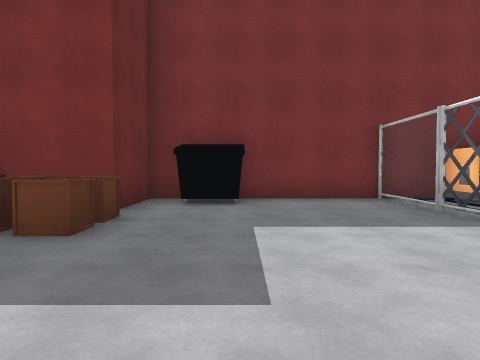
[1] (above)

15 first-person views from a walk through a 3-D level made in the Unity game engine. The camera is 1.2 m above the floor, tilts 2° down and sees 70° across. The floor is counted in squares, 2 m on a side. Each view is taken from the middle of a square. On the plan, view 1 faces up. The plan holds only what a view shows up to about 10 squares ahead; the rest is blank. The place goes on beyond the plan. The player is left out. Door leaves are left out, so doorways stand open. Some surface patterns are stand-ins.

[2]
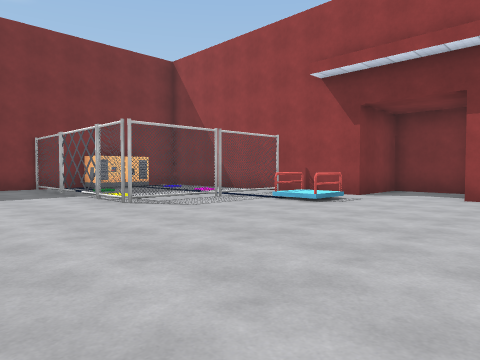

[3]
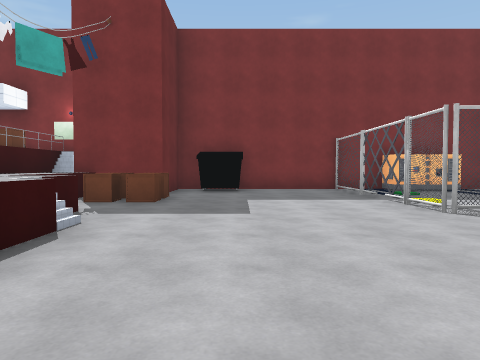

[4]
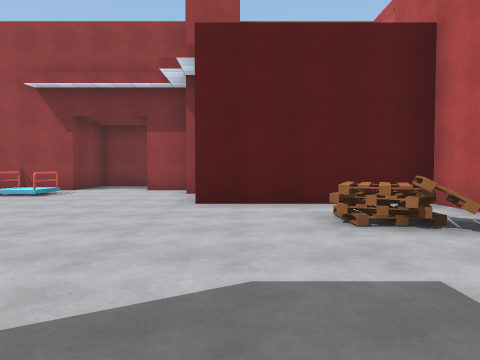

[5]
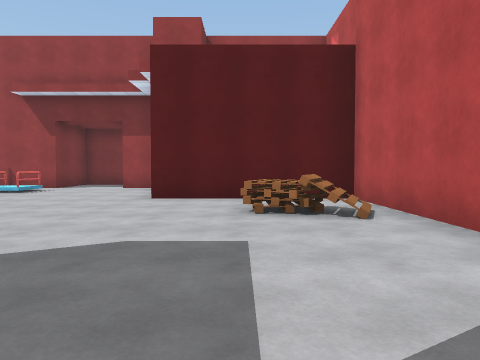

[6]
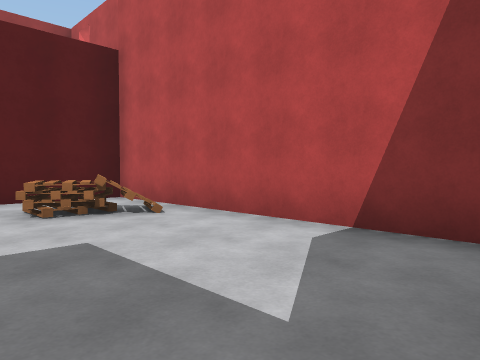

[7]
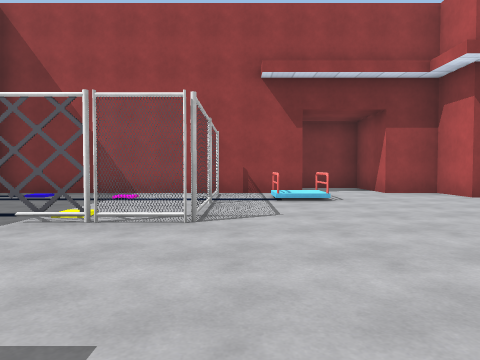

[8]
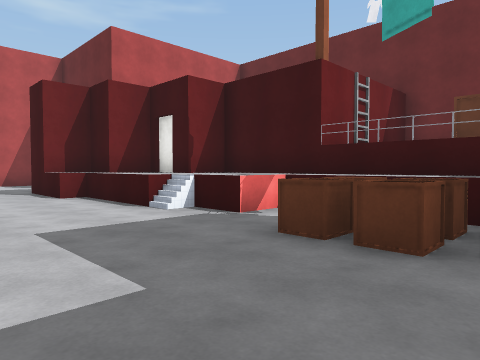

[9]
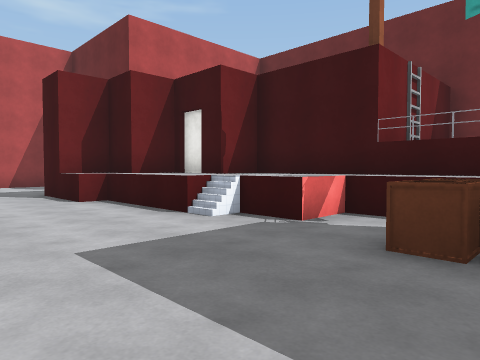

[10]
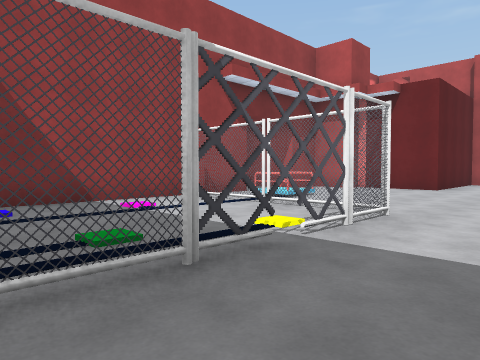

[11]
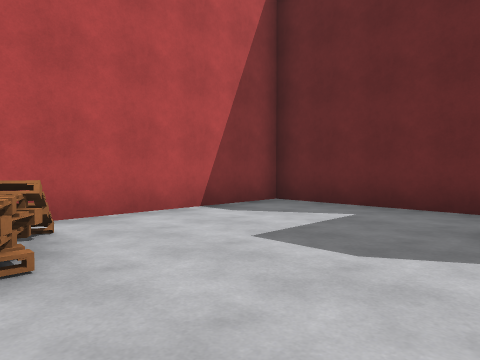

[12]
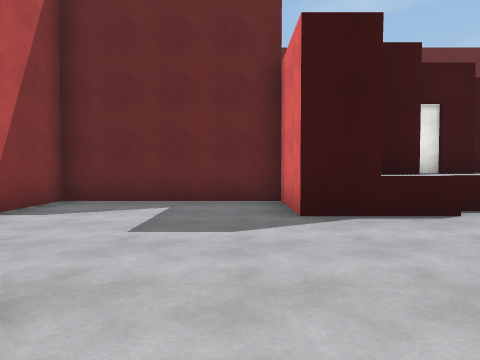

[13]
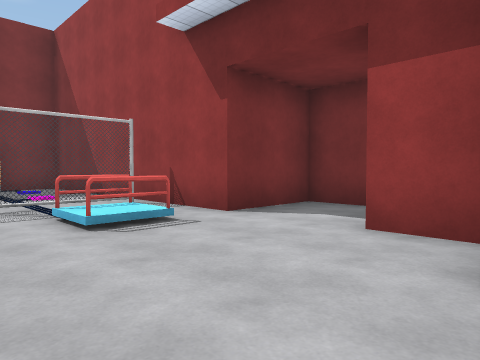

[14]
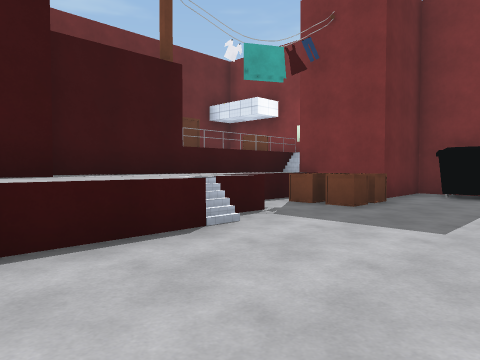

[15]
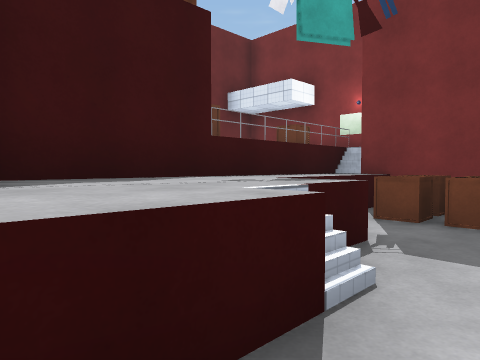

### Floor plan
Key: @ floor where view 1 was taken; # wall or solid block; . main floor; : floor 1 m higher than the main floor; ^ raised ledge; B bin; G generator; F fence; T thing the floor can be seen under or through; E elevator; A box; P pallet; O other object.
Columns run from 6 left of view 1 to 10 right of it. Each row starts with its distance up from view 1.
  7     ##########
  6 ##  #BB..#GGG#
  5 AAO##....#...#
  4   O.^....F...#
  3   O.^....F...#
  2  #O......TTTT#
  1  ##:........T##
  0   #::.@.....E.###
 -1   ##:.......E...#
 -2    ##...........#
 -3    ##.........###
 -4   ###.......###
 -5   #.......###
 -6   #.....P.#
 -7   #....PP.#
 -8   #.......#
 -9   #########

Positions as (right, up) in squares from view 1, and headings:
1: (0, 0), facing up
2: (0, -4), facing up-right
3: (0, -3), facing up
4: (-2, -5), facing right
5: (-3, -6), facing right
6: (-3, -5), facing down-right
7: (-1, 1), facing right
8: (1, 5), facing down-left
9: (1, 4), facing down-left
10: (1, 6), facing down-right
11: (2, -4), facing down-left
12: (3, -5), facing left
13: (4, -4), facing up-right
14: (1, -2), facing up-left
15: (-1, -1), facing up-left
